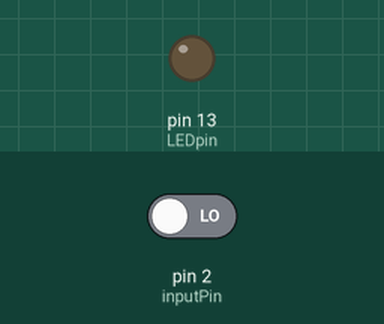
This sketch was run on a simulated Arduino Uno, built with avr-gcc and run on an emulated ATmega328P. Parts: output pins drawn as LEDs (lit = HIGH). The test bench sets the inputs (shaded band); at power-on: pin 2 (inputPin) LOW. The audio player accepts every command and is not drawn; what the sketch prints to the serial monitor is not drawn.

Above: at 3.7 s.
3.8 s: pin 2 (inputPin) driven HIGH
At 5.8 s:
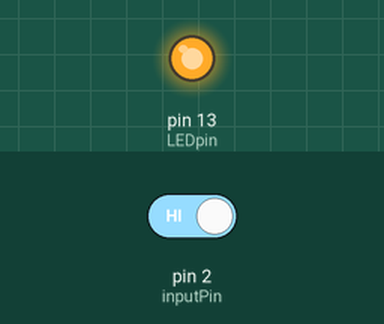
6.5 s: pin 2 (inputPin) driven LOW
At 9.5 s:
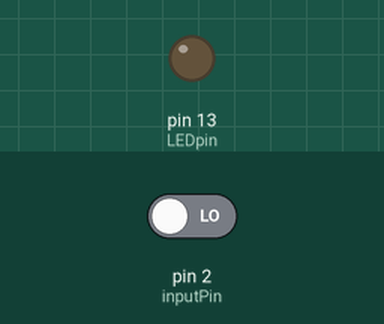
Timing chart, 0 to 11.0 s (numbered marks = the images above; inputs shaded):
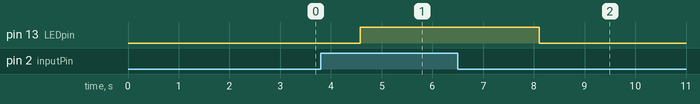

The sketch:

doc_mp3_loa.ino
```cpp
#include <SoftwareSerial.h>
#include <DFRobotDFPlayerMini.h>

SoftwareSerial DFmp3(3, 4); // RX, TX
DFRobotDFPlayerMini myDFPlayer;

int LEDpin = 13;
int inputPin = 2;
int PIRs = LOW;
int val = 0;

void setup()
{
 pinMode(LEDpin, OUTPUT);
 pinMode(inputPin, INPUT);

 DFmp3.begin(9600);
 Serial.begin(9600);

 Serial.println();
 Serial.println(F("DFRobot DFPlayer Mini Demo"));
 Serial.println(F("Initializing DFPlayer ... (May take 3~5 seconds)"));

 if (!myDFPlayer.begin(DFmp3)) { //Use softwareSerial to communicate with mp3.
 Serial.println(F("Unable to begin:"));
 Serial.println(F("1.Please recheck the connection!"));
 Serial.println(F("2.Please insert the SD card!"));
 while(true);
 }
 Serial.println(F("DFPlayer Mini online."));

 myDFPlayer.setTimeOut(500); //Set serial communictaion time out 500ms

 //----Set volume----
 myDFPlayer.volume(20); //Set volume value (0~30).

 //----Set different EQ----
 myDFPlayer.EQ(DFPLAYER_EQ_NORMAL);

 //----Set device we use SD as default----
 myDFPlayer.outputDevice(DFPLAYER_DEVICE_SD);

//----Mp3 play testing ----
 //play file in SD:/01/009.mp3; Folder Name(1~99); File Name(1~255)
 myDFPlayer.playFolder(1,9);
 delay(2000);

 //----Read imformation----
 Serial.println(myDFPlayer.readState()); //read mp3 state
 Serial.println(myDFPlayer.readVolume()); //read current volume
 Serial.println(myDFPlayer.readEQ()); //read EQ setting
}

void loop()
{
 val = digitalRead(inputPin);
 if (val == HIGH)
 {
 digitalWrite(LEDpin, HIGH);
 //
 myDFPlayer.playFolder(1,2);
 delay(1500);
 }
 else
 {
 digitalWrite(LEDpin, LOW);
 }
 delay(2000);

}
```

Measured:
- after the input at 3.8 s, pin 13 (LEDpin): LOW → HIGH after 0.78 s
- after the input at 6.5 s, pin 13 (LEDpin): HIGH → LOW after 1.6 s
